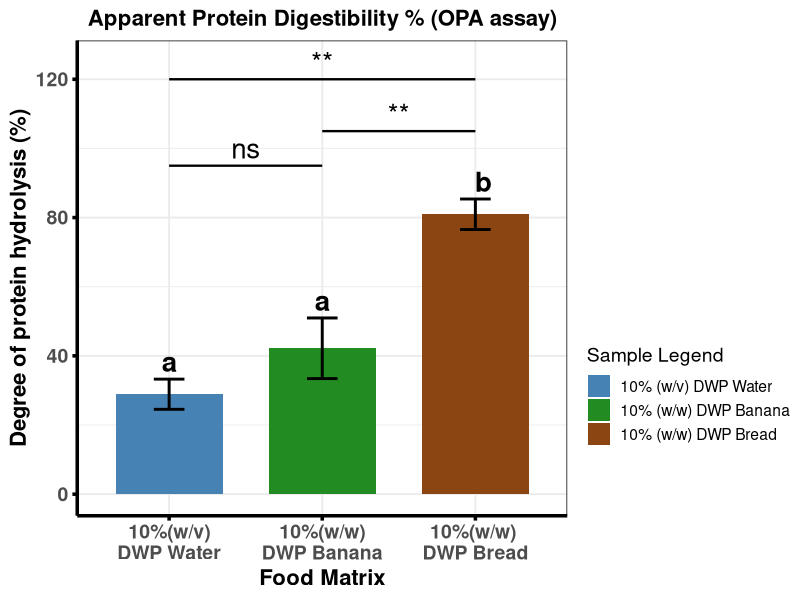
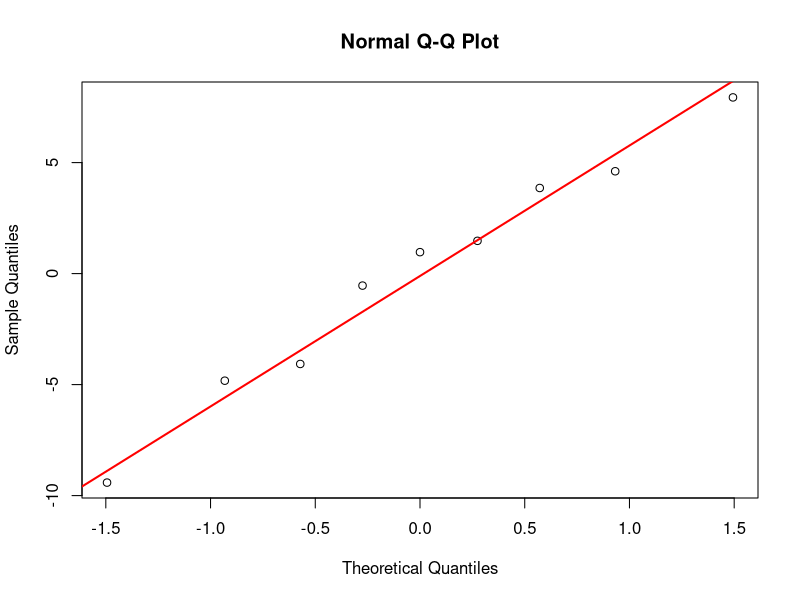
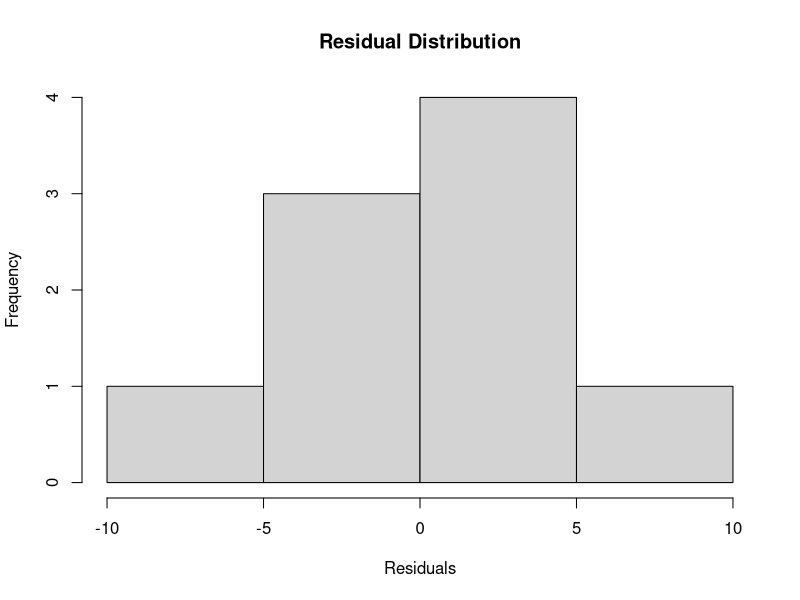
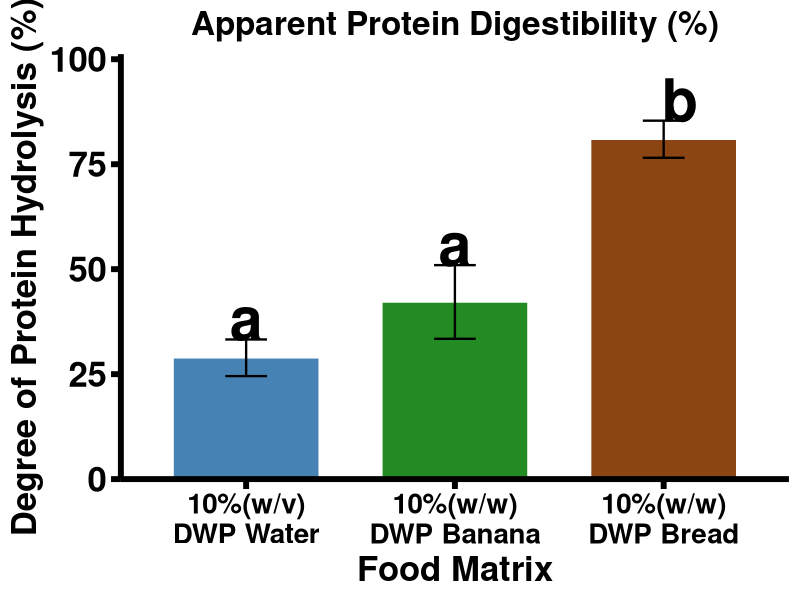
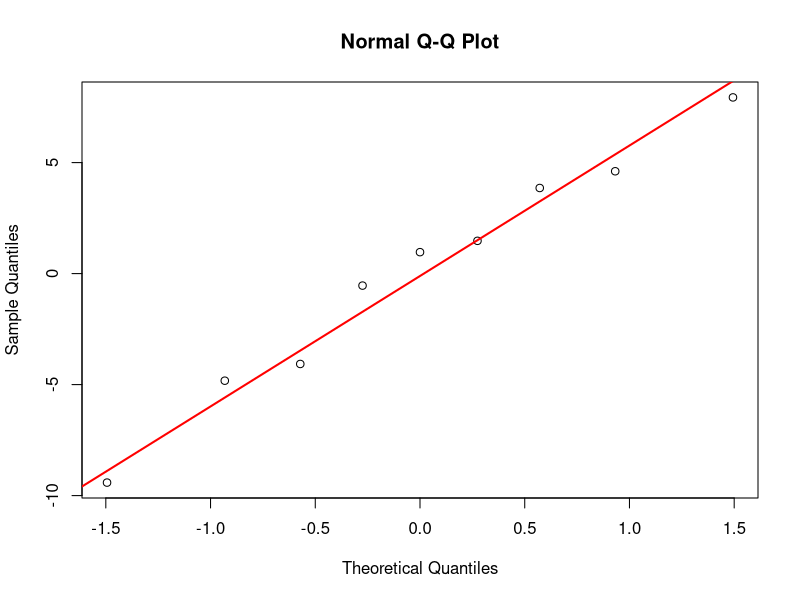
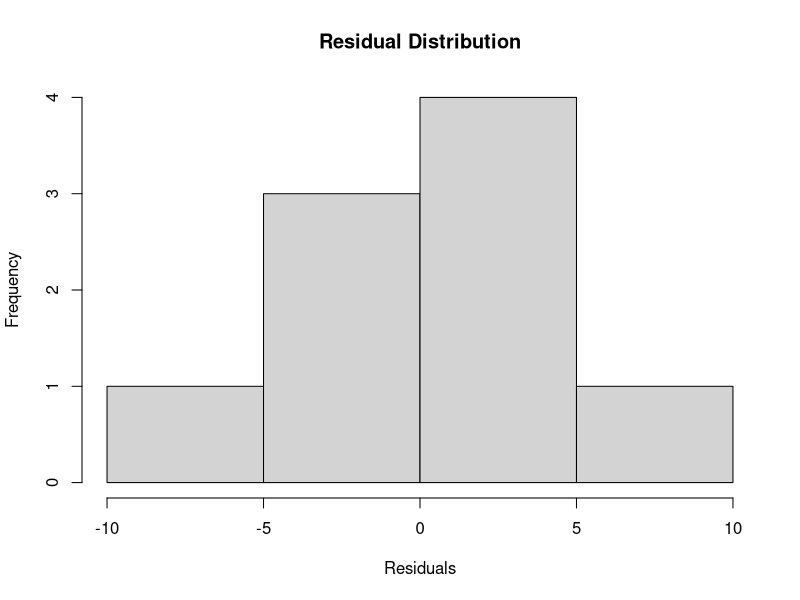

R code for these plots, in order:
#This Code is made by Maruf Raihan (PhD,NICHE,Ulster)for OPA data statistical analysis and visual presentation

library(ggplot2)
library(emmeans)
library(multcomp)
library(multcompView)

# ---------------------------------------------------------
# 1. RAW OPA DATA
# ---------------------------------------------------------
df_raw <- data.frame(
  Sample = factor(rep(c("10%(w/v)\nDWP Water", "10%(w/w)\nDWP Banana", "10%(w/w) \nDWP Bread"), each = 3),
                  levels = c("10%(w/v)\nDWP Water", "10%(w/w)\nDWP Banana", "10%(w/w) \nDWP Bread")),
  Value = c(
    28.36, 24.83, 33.51,   # 10%(w/v)\nDWP Water
    32.78, 43.67, 50.13,   # 10%(w/w)\nDWP Banana
    76.13, 84.81, 81.92    # 10%(w/w) \nDWP Bread
  )
)

# ---------------------------------------------------------
# 2. DESCRIPTIVE STATS (auto)
# ---------------------------------------------------------
df_stats <- aggregate(Value ~ Sample, df_raw, function(x) {
  c(Mean = mean(x), SD = sd(x), CV = sd(x)/mean(x)*100)
})

df_stats <- do.call(data.frame, df_stats)
names(df_stats) <- c("Sample", "Mean", "SD", "CV")

# ---------------------------------------------------------
# 3. ANOVA + TUKEY
# ---------------------------------------------------------
model <- aov(Value ~ Sample, data = df_raw)
emm <- emmeans(model, ~ Sample)
tukey <- summary(pairs(emm, adjust = "tukey"))

# ---------------------------------------------------------
# 4. Tukey LETTERS
# ---------------------------------------------------------
cld_out <- suppressMessages(
  cld(emm, Letters = letters, adjust = "tukey")
)

letters_df <- as.data.frame(cld_out)

# Merge letters into stats
df_stats2 <- merge(df_stats, letters_df[, c("Sample", ".group")], by = "Sample")

# Extract p-values
p_WB  <- tukey$p.value[1]   # Water vs Banana
p_WBr <- tukey$p.value[2]   # Water vs Bread
p_BBr <- tukey$p.value[3]   # Banana vs Bread

# ---------------------------------------------------------
# 5. Convert p-values → asterisks
# ---------------------------------------------------------
p_to_star <- function(p) {
  if (p < 0.0001) return("****")
  if (p < 0.01)    return("**")
  if (p < 0.05)    return("*")
  return("ns")
}

star_WB  <- p_to_star(p_WB)
star_WBr <- p_to_star(p_WBr)
star_BBr <- p_to_star(p_BBr)

# ---------------------------------------------------------
# 6. BASE PLOT
# ---------------------------------------------------------
p_opa <- ggplot(df_stats2, aes(x = Sample, y = Mean, fill = Sample)) +
  geom_col(width = 0.7) +
  geom_errorbar(aes(ymin = Mean - SD, ymax = Mean + SD),
                width = 0.2, linewidth = 1) +
  
  # Tukey letters ABOVE bars
  geom_text(
    aes(x = Sample, y = Mean + SD + 5, label = .group),
    size = 7,
    fontface = "bold"
  ) +
  
  scale_fill_manual(
    values = c("10%(w/v)\nDWP Water" = "steelblue",
               "10%(w/w)\nDWP Banana" = "forestgreen",
               "10%(w/w) \nDWP Bread" = "saddlebrown"),
    labels = c(
      "10% (w/v) DWP Water",
      "10% (w/w) DWP Banana",
      "10% (w/w) DWP Bread"
    ),
    
    name = "Sample Legend"
  ) +
  
  theme_bw(base_size = 14) +
  theme(
    legend.position = "right",
    legend.box = "vertical",
    legend.margin = margin(t = 170),      # push legend downward
    plot.title = element_text(size = 16, face = "bold", hjust = 0.5),
    axis.text.x = element_text(size = 14, face = "bold"),
    axis.text.y = element_text(size = 14, face = "bold"),
    axis.title.x = element_text(size = 16, face = "bold"),
    axis.title.y = element_text(size = 16, face = "bold"),
    axis.line = element_line(colour = "black", linewidth = 1.2),
    axis.ticks = element_line(colour = "black", linewidth = 1.2)
  ) +
  labs(
    title = "Apparent Protein Digestibility % (OPA assay)",
    x = "Food Matrix",
    y = "Degree of protein hydrolysis (%)"
  )

# ---------------------------------------------------------
# 7. AUTOMATED BRACKETS BASED ON ANOVA OUTPUT
# ---------------------------------------------------------

# Water vs Banana
p_opa <- p_opa +
  annotate("segment", x = 1, xend = 2, y = 95, yend = 95, linewidth = 0.8) +
  annotate("text", x = 1.5, y = 100, label = star_WB, size = 7)

# Banana vs Bread
p_opa <- p_opa +
  annotate("segment", x = 2, xend = 3, y = 105, yend = 105, linewidth = 0.8) +
  annotate("text", x = 2.5, y = 110, label = star_BBr, size = 7)

# Water vs Bread
p_opa <- p_opa +
  annotate("segment", x = 1, xend = 3, y = 120, yend = 120, linewidth = 0.8) +
  annotate("text", x = 2, y = 125, label = star_WBr, size = 7)
dev.new()
print(p_opa)

cat("\n=== DESCRIPTIVE STATS ===\n")
print(df_stats2)

cat("\n=== ANOVA SUMMARY ===\n")
print(summary(model))

cat("\n=== TUKEY POST-HOC ===\n")
print(tukey)

# ---------------------------------------------------------
# ANOVA ASSUMPTION CHECKS
# ---------------------------------------------------------

# Extract residuals
res <- residuals(model)

# Shapiro-Wilk normality test
shapiro.test(res)

# Q-Q plot
qqnorm(res)
qqline(res, col = "red", lwd = 2)

# Histogram of residuals
hist(res,
     main = "Residual Distribution",
     xlab = "Residuals")

library(car)

leveneTest(Value ~ Sample, data = df_raw)


#Methods

#Assumptions of normality and homogeneity of variance were assessed using the Shapiro-Wilk and Levene's tests, respectively. Differences among food matrices were evaluated by one-way ANOVA followed by Tukey's HSD post hoc test (p < 0.05).

#Results (if reporting assumptions)

#Residuals were normally distributed (Shapiro-Wilk: W = 0.979, p = 0.957), supporting the use of parametric analyses.


#NAPIC2026

# =====================================================================
# OPA DATA ANALYSIS + PUBLICATION-QUALITY BAR PLOT
# Author: Maruf Raihan (PhD, NICHE, Ulster)
# =====================================================================

library(ggplot2)
library(emmeans)
library(multcomp)
library(multcompView)
library(grid)

# ---------------------------------------------------------
# 1. RAW OPA DATA
# ---------------------------------------------------------

df_raw <- data.frame(
  Sample = factor(
    rep(
      c(
        "10%(w/v)\nDWP Water",
        "10%(w/w)\nDWP Banana",
        "10%(w/w)\nDWP Bread"
      ),
      each = 3
    ),
    levels = c(
      "10%(w/v)\nDWP Water",
      "10%(w/w)\nDWP Banana",
      "10%(w/w)\nDWP Bread"
    )
  ),
  
  Value = c(
    28.36, 24.83, 33.51,    # Water
    32.78, 43.67, 50.13,    # Banana
    76.13, 84.81, 81.92     # Bread
  )
)

# ---------------------------------------------------------
# 2. DESCRIPTIVE STATISTICS
# ---------------------------------------------------------

df_stats <- aggregate(
  Value ~ Sample,
  df_raw,
  function(x) {
    c(
      Mean = mean(x),
      SD   = sd(x),
      CV   = sd(x) / mean(x) * 100
    )
  }
)

df_stats <- do.call(data.frame, df_stats)

names(df_stats) <- c(
  "Sample",
  "Mean",
  "SD",
  "CV"
)

# ---------------------------------------------------------
# 3. ANOVA + TUKEY
# ---------------------------------------------------------

model <- aov(Value ~ Sample, data = df_raw)

emm <- emmeans(model, ~ Sample)

tukey <- summary(
  pairs(
    emm,
    adjust = "tukey"
  )
)

# ---------------------------------------------------------
# 4. TUKEY LETTERS
# ---------------------------------------------------------

cld_out <- suppressMessages(
  cld(
    emm,
    Letters = letters,
    adjust = "tukey"
  )
)

letters_df <- as.data.frame(cld_out)

df_stats2 <- merge(
  df_stats,
  letters_df[, c("Sample", ".group")],
  by = "Sample"
)

# ---------------------------------------------------------
# 5. P-VALUE → ASTERISK FUNCTION
# ---------------------------------------------------------

p_to_star <- function(p) {
  
  if (p < 0.0001) return("****")
  if (p < 0.01) return("**")
  if (p < 0.05) return("*")
  
  return("ns")
}

p_WB  <- tukey$p.value[1]
p_WBr <- tukey$p.value[2]
p_BBr <- tukey$p.value[3]

star_WB  <- p_to_star(p_WB)
star_WBr <- p_to_star(p_WBr)
star_BBr <- p_to_star(p_BBr)

# ---------------------------------------------------------
# 6. BAR PLOT
# ---------------------------------------------------------

p_opa <- ggplot(
  df_stats2,
  aes(
    x = Sample,
    y = Mean,
    fill = Sample
  )
) +
  
  geom_col(
    width = 0.7,
    colour = "white"
  ) +
  
  geom_errorbar(
    aes(
      ymin = Mean - SD,
      ymax = Mean + SD
    ),
    width = 0.2,
    linewidth = 0.8
  ) +
  
  geom_text(
    aes(
      y = Mean + SD + 5,
      label = .group
    ),
    size = 15,
    fontface = "bold"
  ) +
  
  scale_fill_manual(
    values = c(
      "10%(w/v)\nDWP Water" = "steelblue",
      "10%(w/w)\nDWP Banana" = "forestgreen",
      "10%(w/w)\nDWP Bread" = "saddlebrown"
    )
  ) +
  
  scale_y_continuous(
    expand = expansion(mult = c(0, 0.12))
  ) +
  
  labs(
    title = "Apparent Protein Digestibility (%)",
    x = "Food Matrix",
    y = "Degree of Protein Hydrolysis (%)"
  ) +
  
  theme_classic(base_size = 16) +
  
  theme(
    
    # Remove legend
    legend.position = "none",
    
    # White background
    panel.background = element_rect(
      fill = "white",
      colour = NA
    ),
    
    plot.background = element_rect(
      fill = "white",
      colour = NA
    ),
    
    # Centered title
    plot.title = element_text(
      size = 24,
      face = "bold",
      hjust = 0.5
    ),
    
    # Axis text
    axis.text.x = element_text(
      size = 20,
      face = "bold",
      colour = "black"
    ),
    
    axis.text.y = element_text(
      size = 25,
      face = "bold",
      colour = "black"
    ),
    
    # Axis titles
    axis.title.x = element_text(
      size = 25,
      face = "bold"
    ),
    
    axis.title.y = element_text(
      size = 25,
      face = "bold"
    ),
    
    # Thick left and bottom axes only
    axis.line = element_line(
      colour = "black",
      linewidth = 2
    ),
    
    # Thick tick marks
    axis.ticks = element_line(
      colour = "black",
      linewidth = 2
    ),
    
    axis.ticks.length = unit(0.25, "cm"),
    
    # No grid
    panel.grid.major = element_blank(),
    panel.grid.minor = element_blank()
  )

# ---------------------------------------------------------
# 8. DISPLAY PLOT
# ---------------------------------------------------------

print(p_opa)

# ---------------------------------------------------------
# 9. OUTPUT STATISTICS
# ---------------------------------------------------------

cat("\n=== DESCRIPTIVE STATS ===\n")
print(df_stats2)

cat("\n=== ANOVA SUMMARY ===\n")
print(summary(model))

cat("\n=== TUKEY POST-HOC ===\n")
print(tukey)

# ---------------------------------------------------------
# 10. ASSUMPTION CHECKS
# ---------------------------------------------------------

res <- residuals(model)

shapiro.test(res)

qqnorm(res)
qqline(res, col = "red", lwd = 2)

hist(
  res,
  main = "Residual Distribution",
  xlab = "Residuals"
)

library(car)

leveneTest(
  Value ~ Sample,
  data = df_raw
)
